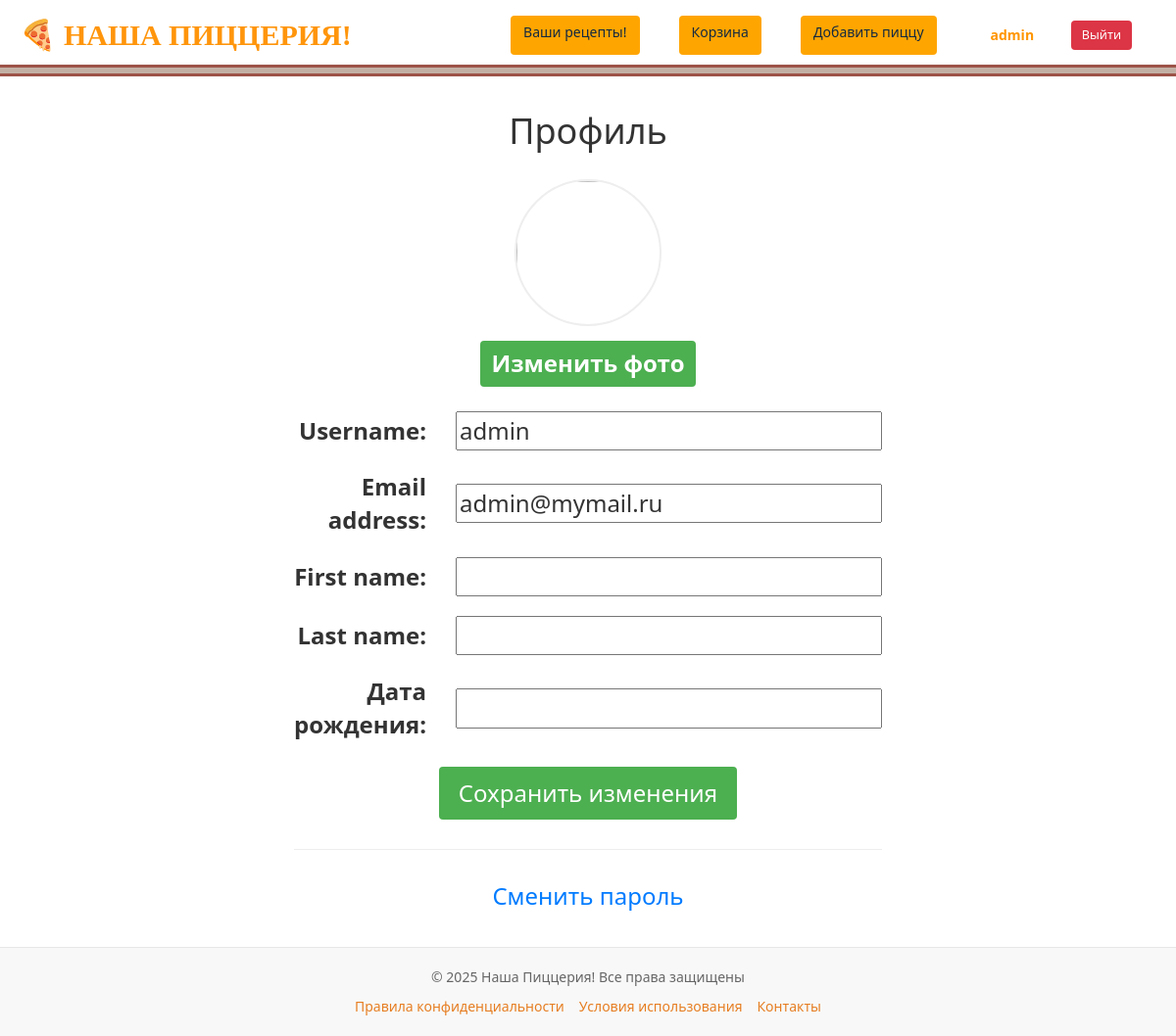
Page /users/profile/ (signed in) on the committed database.
### users/models.py (models this page shows)
class User(AbstractUser):
    photo = models.ImageField(upload_to="users/%Y/%m/%d/", blank=True, null=True, verbose_name="Фотография")
    date_birth = models.DateTimeField(blank=True, null=True, verbose_name="Дата рождения")

### users/views.py (the view, shortened to what this page needs)
# urls.py: path('profile/', views.ProfileUser.as_view(), name='profile'),
class ProfileUser(LoginRequiredMixin, UpdateView):
    model = User
    fields = ['photo', 'username', 'email', 'first_name', 'last_name', 'date_birth']  # Все поля, которые нужно редактировать
    template_name = 'users/profile.html'
    success_url = reverse_lazy('users:profile')  # Перенаправление после успешного сохранения
    def get_object(self):
        return self.request.user  # Работаем с текущим пользователем

### users/templates/users/profile.html (shortened to what this page needs)
{% extends 'base.html' %}
{% block content %}
<div class="profile-container" style="max-width: 600px; margin: 0 auto;">
    <h1 style="text-align: center; margin-bottom: 30px;">Профиль</h1>
    <form method="post" enctype="multipart/form-data">
        <div style="text-align: center; margin-bottom: 20px;">
            <label for="id_photo" style="cursor: pointer;">
                <img src="{% if user.photo %}{{ user.photo.url }}{% else %}{{ default_image }}{% endif %}"
                     style="width: 150px; height: 150px; border-radius: 50%; object-fit: cover; border: 2px solid #eee;"
                     id="photo-preview">
            </label>
            <div style="margin-top: 10px;">
                <label for="id_photo" style="padding: 6px 12px; background: #4CAF50; color: white; border-radius: 4px; cursor: pointer;">
                    Изменить фото
                </label>
            </div>
        </div>
        {% for f in form %}
            {% if f.name != 'photo' %}
            <div style="display: grid; grid-template-columns: 150px 1fr; gap: 15px; align-items: center; margin-bottom: 15px;">
                <label class="form-label" for="{{ f.id_for_label }}" style="text-align: right; padding-right: 15px;">
                    {{ f.label }}:
                </label>
                <div style="display: flex; flex-direction: column;">
                    {{ f }}
                </div>
            </div>
            {% endif %}
        {% endfor %}
        <div style="text-align: center; margin-top: 20px;">
            <button type="submit" style="padding: 10px 20px; background-color: #4CAF50; color: white; border: none; border-radius: 4px; cursor: pointer;">
                Сохранить изменения
            </button>
        </div>
    </form>
    <hr style="margin: 30px 0; border: 0; border-top: 1px solid #eee;">
    <div style="text-align: center;">
        <p style="margin: 15px 0;">
            <a href="{% url 'users:password_change' %}" style="color: #007bff; text-decoration: none;">
                Сменить пароль
            </a>
        </p>
    </div>
</div>
{% endblock %}

### templates/base.html (shortened to what this page needs)
{% load pizza_tags %}
{% load static %}
<!DOCTYPE html>
<html lang="ru">
<head>
    <link rel="stylesheet" href="{% static 'css/styles.css' %}">
    <link rel="stylesheet" href="https://maxcdn.bootstrapcdn.com/bootstrap/3.4.1/css/bootstrap.min.css">
</head>
<body>
    <header class="header">
    <div class="header-container">
        <a href="/" class="header-brand" style="text-decoration: none; color: #ff950b; font-family: 'Arial Black';">
            <span style="font-size: 30px;">🍕 НАША ПИЦЦЕРИЯ!</span>
        </a>
        <nav class="header-nav">
            <a href="{% url 'recipe_list' %}" class="btn btn-recipe">Ваши рецепты!</a>
            <a href="{% url 'cart' %}" class="btn btn-cart">Корзина</a>
        {% if request.user.username == 'admin' or request.user.is_superuser %}
<a href="{% url 'add_page' %}" class="btn btn-addpizza">Добавить пиццу</a>
{% endif %}
<div class="user-auth-section" style="margin-left: auto; display: flex; align-items: center; gap: 10px;">
    {% if user.is_authenticated %}
        <div style="display: flex; align-items: center; background-color: rgba(255,255,255,0.1); padding: 5px 15px; border-radius: 20px;">
            <a href="{% url 'users:profile' %}" class="username" style="color: rgb(255, 149, 0); font-weight: bold; margin-right: 10px; text-decoration: none;">
                {{ user.username }}
            </a>
            <span style="color: rgba(255,255,255,0.5); margin-right: 10px;">|</span>
            <a href="{% url 'users:logout' %}" class="btn btn-logout" style="background-color: #dc3545; color: white; padding: 5px 10px; border-radius: 4px; font-size: 0.9em; text-decoration: none;">
                Выйти
            </a>
        </div>
    {% endif %}
</div>
        </nav>
    </div>
</header>
    <main class="main">
        {% block content %}
        {% endblock %}
    </main>
    <footer class="pizza-footer">
        <div class="footer-content">
            <p class="copyright">© 2025 Наша Пиццерия! Все права защищены</p>
            <div class="footer-links">
                <a href="/privacy" class="footer-link">Правила конфиденциальности</a>
                <a href="/terms" class="footer-link">Условия использования</a>
                <a href="/contacts" class="footer-link">Контакты</a>
            </div>
        </div>
    </footer>
</body>
</html>

### static/css/styles.css (style rules this page uses)
.header { background-color: #e6e0da; padding: 1rem 0; border-bottom: 1px solid #e5e5e5; }
.header::before { content: ""; position: absolute; left: 0; top: 2.75rem; width: 100%; height: .5rem; background-color: #c3b0a5; border-top: .125rem solid #9d5248; border-bottom: .125rem solid #9d5248; }
.header-container { max-width: 1140px; margin: 0 auto; padding: 0 15px; display: flex; justify-content: space-between; align-items: center; }
.header-brand { font-size: 1.0rem; font-weight: 450; color: #212529; text-decoration: none; }
.header-nav { display: flex; gap: 1.5rem; }
.header-nav a { color: #142a40; text-decoration: none; font-weight: 500; transition: color 0.2s; }
.header-nav a { font-family: inherit; }
:root { --primary-orange: #FF8C00; --secondary-orange: #FFA500; --light-orange: #FFD700; }
body { background-color: #FFF8DC; font-family: Arial, sans-serif; }
header { background-color: var(--primary-orange); padding: 1rem; color: white; }
nav a { color: white; margin: 0 10px; text-decoration: none; }
button, .btn { background-color: var(--secondary-orange); color: white; border: none; padding: 10px 20px; cursor: pointer; border-radius: 5px; }

### templates/base.html (style rules this page uses)
html, body { height: 100%; margin: 0; padding: 0; font-size: 24px; font-family: 'Segoe UI', Tahoma, Geneva, Verdana, sans-serif; display: flex; flex-direction: column; }
.header { background-color: #ffffff; box-shadow: 0 2px 4px rgba(0,0,0,0.1); padding: 15px 0; }
.header-container { max-width: 1200px; margin: 0 auto; padding: 0 20px; display: flex; justify-content: space-between; align-items: center; }
.main { flex: 1; padding: 20px; max-width: 1200px; margin: 0 auto; width: 100%; }
.pizza-footer { background-color: #f8f8f8; padding: 20px 0; border-top: 1px solid #e7e7e7; flex-shrink: 0; margin-top: auto; }
.header-brand { color: #e67e22; text-decoration: none; font-weight: bold; font-size: 25px; }
.header-nav { display: flex; gap: 20px; font-size: 14px; }
.footer-content { max-width: 1000px; margin: 0 auto; padding: 0 15px; text-align: center; }
.copyright { color: #666; font-size: 14px; margin-bottom: 10px; }
.footer-links { display: flex; gap: 15px; justify-content: center; flex-wrap: wrap; }
.footer-link { color: #e67e22; text-decoration: none; font-size: 14px; }

### rows in the picture
User: username "admin", form "admin" "admin@mymail.ru"

### other values in the picture
{{ f.label }} "Username" "Email address" "First name" "Last name" "Дата рождения"
